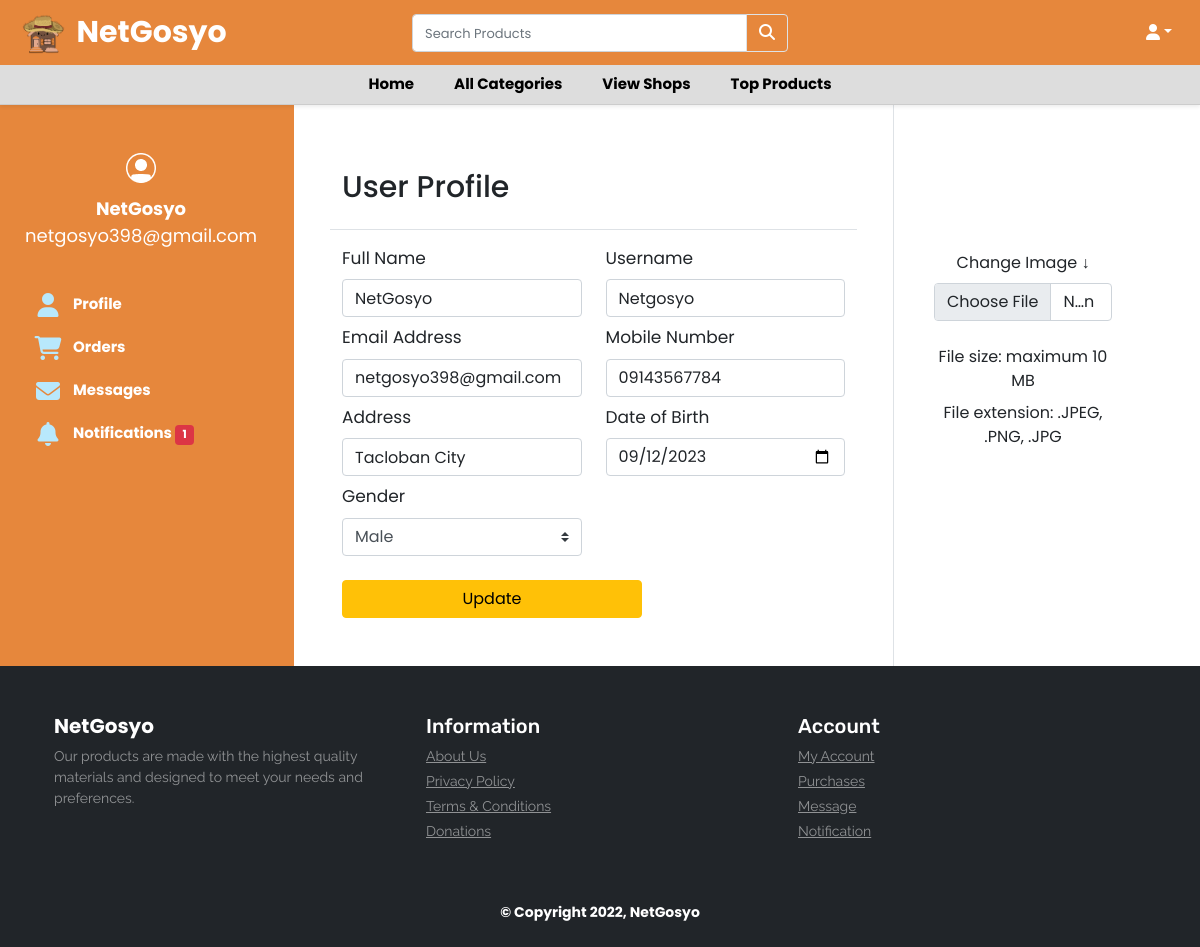
Screenshot of /user.php with the database file from the repository.
### tables this page shows
CREATE TABLE `user_form` (
  `id` int(100) NOT NULL,
  `fullname` varchar(100) NOT NULL,
  `email` varchar(100) NOT NULL,
  `username` varchar(255) NOT NULL,
  `password` varchar(100) NOT NULL,
  `checkout_pass` varchar(250) NOT NULL,
  `phonenumber` varchar(255) NOT NULL,
  `address` varchar(255) NOT NULL,
  `address2` varchar(500) NOT NULL,
  `archipelago` varchar(250) NOT NULL,
  `landmark` varchar(500) NOT NULL,
  `city` varchar(250) NOT NULL,
  `province` varchar(250) NOT NULL,
  `zip` varchar(250) NOT NULL,
  `dateofbirth` varchar(255) NOT NULL,
  `gender` varchar(255) NOT NULL,
  `image` varchar(255) NOT NULL,
  `shopname` varchar(250) NOT NULL DEFAULT 'user',
  `shopdesc` varchar(5000) NOT NULL,
  `vkey` varchar(50) NOT NULL,
  `verify_token` varchar(100) NOT NULL,
  `verified` tinyint(1) NOT NULL DEFAULT 0,
  `register_date` timestamp NOT NULL DEFAULT current_timestamp() ON UPDATE current_timestamp(),
  `id_pic` varchar(255) DEFAULT NULL,
  `has_verified_badge` tinyint(1) DEFAULT NULL,
  `is_banned` tinyint(1) NOT NULL DEFAULT 0,
  `number_verified` tinyint(4) NOT NULL DEFAULT 0
);

### user.php (the view, shortened to what this page needs)
<?php
include('header.php');
include('config.php');
$username = $_SESSION["user_id"];
$findresult = mysqli_query($conn, "SELECT * FROM user_form WHERE id = '$user_id'");
if ($res = mysqli_fetch_array($findresult)) {
	$fullname = $res['fullname'] ?? '';
	$username = $res['username']  ?? '';
	$email = $res['email']  ?? '';
	$phonenumber = $res['phonenumber']  ?? '';
	$address = $res['address']  ?? '';
	$dateofbirth = $res['dateofbirth']  ?? '';
	$gender = $res['gender']  ?? '';
	$image = $res['image']  ?? '';
}
?>
<!DOCTYPE html>
<html>
<head>
    <link rel="stylesheet" type="text/css" href="user_profile/css/style1.css">
    <link href="https://cdn.jsdelivr.net/npm/bootstrap@5.0.0-alpha1/dist/css/bootstrap.min.css" rel="stylesheet">
    <link href="https://cdn.jsdelivr.net/npm/bootstrap@5.0.0-alpha1/dist/js/bootstrap.bundle.min.js" rel="stylesheet">
    <link href="https://cdnjs.cloudflare.com/ajax/libs/jquery/3.2.1/jquery.min.js" rel="stylesheet">
    <link rel="stylesheet" href="https://cdnjs.cloudflare.com/ajax/libs/font-awesome/6.2.0/css/all.min.css"
 />
</head>
<body>
    <form action="" method="post" enctype='multipart/form-data'>
        <div class="mt-6 mb-6">
            <div class="row">
                <div class="col-3 color_left">
                    <div class="d-flex flex-column align-items-center text-center p-3 py-1 pt-5">
                        <div style="max-width:150px">
                            <?php if ($image == NULL) {
								echo '<img src="user_profile/profile.png" class="img-fluid">';
							} else {
								echo '<img src="user-profiles/' . $image . '" class="rounded-circle img-fluid " style="height:150px; width: 150px;">';
							}
							?>
                        </div>
                        <span class="font-weight-bold"><?php echo $fullname; ?></span><span
                            class=><?php echo $email; ?></span><span> </span>
                    </div>
                    <nav id="navbar" class="nav-menu navbar">
                        <ul style="list-style: none;">
                            <?php if ($_SESSION['role'] == 'user') { ?>
                            <li><a href="user.php" class="nav-link scrollto ml-3"><i class="fa-solid fa-user"
                                        style="width:42px;text-align:center"></i> <span>Profile</span></a></li>
                            <li><a href="orders.php" class="nav-link scrollto ml-3"><i class="fa-solid fa-cart-shopping"
                                        style="width:42px;text-align:center"></i> <span>Purchases</span></a></li>
                            <li><a href="messages.php" class="nav-link scrollto ml-3"><i class="fa-solid fa-envelope"
                                        style="width:42px;text-align:center"></i> <span>Messages</span></a></li>
                            <li><a href="notifications.php" class="nav-link scrollto ml-3"><i class="fa-solid fa-bell"
                                        style="width:42px;text-align:center"></i> <span>Notifications <span
                                            class="badge badge-danger"><?= mysqli_num_rows($notifications) ?></span></span></a>
                            </li>
                            <li><a href="user-changepass.php" class="nav-link scrollto ml-3"><i class="fa-solid fa-cog"
                                        style="width:42px;text-align:center"></i> <span>Change Password</span></a></li>
                            <?php } else { ?>
                            <li><a href="user.php" class="nav-link scrollto ml-3"><i class="fa-solid fa-user"
                                        style="width:42px;text-align:center"></i> <span>Profile</span></a></li>
                            <li><a href="orders.php" class="nav-link scrollto ml-3"><i class="fa-solid fa-cart-shopping"
                                        style="width:42px;text-align:center"></i> <span>Orders</span></a></li>
                            <li><a href="messages.php" class="nav-link scrollto ml-3"><i class="fa-solid fa-envelope"
                                        style="width:42px;text-align:center"></i> <span>Messages</span></a></li>
                            <li><a href="notifications.php" class="nav-link scrollto ml-3"><i class="fa-solid fa-bell"
                                        style="width:42px;text-align:center"></i> <span>Notifications <span
                                            class="badge badge-danger"><?= mysqli_num_rows($notifications) ?></span></span></a>
                            </li>
                            <?php } ?>
                        </ul>
                    </nav>
                </div>
                <div class="row col-6 border-right pr-0">
                    <div class="p-5 py-5">
                        <div class="d-flex justify-content-between align-items-center mt-3 mb-3">
                            <h4 class="text-right" style="font-size: 30px;">User Profile</h4>
                        </div>
                        <div class="row mt-2 border-top">
                            <div class="mt-3 col-md-6"><label class="labels" style="font-size: 17px;">Full Name</label>
                                <input type="text" name="fullname" placeholder="Enter your fullname"
                                    class="form-control" value="<?php echo $fullname; ?>">
                            </div>
                            <div class="mt-3 col-md-6"><label class="labels" style="font-size: 17px;">Username</label>
                                <input type="text" name="username" placeholder="Enter your username"
                                    class="form-control" value="<?php echo $username; ?>">
                            </div>
                            <div class="mt-2 col-md-6"><label class="labels" style="font-size: 17px;">Email
                                    Address</label>
                                <input type="text" name="emails" placeholder="Enter your email address"
                                    class="form-control" value="<?php echo $email; ?>">
                            </div>
                            <div class="mt-2 col-md-6"><label class="labels" style="font-size: 17px;">Mobile
                                    Number</label>
                                <input type="text" name="number" placeholder="Enter your mobile number"
                                    class="form-control" value="<?php echo $phonenumber; ?>">
                            </div>
                            <div class="mt-2 col-md-6"><label class="labels" style="font-size: 17px;">Address</label>
                                <input type="text" name="address" placeholder="Enter your address" class="form-control"
                                    value="<?php echo $address; ?>">
                            </div>
                            <div class="mt-2 col-md-6"><label class="labels" style="font-size: 17px;">Date of
                                    Birth</label>
                                <input type="date" name="datebirth" class="form-control"
                                    value="<?php echo $dateofbirth; ?>">
                            </div>
                            <div class="mt-2 mb-4 col-md-6"><label class="labels"
                                    style="font-size: 17px;">Gender</label>
                                <select name="Gender" class="custom-select" id="gender">
                                    <?php if (empty($gender['gender'])) { ?>
                                    <option selected><?php echo $gender; ?></option>
                                    <?php } else { ?>
                                    <option selected><?php echo $gender; ?></option>
                                    <?php } ?>
                                </select>
                            </div>
                        </div>
                        <input type="submit" value="Update" name="update_user" class="btn btn-warning">
                    </div>
    </form>
    <div class="row col-3">
        <div class="p-5 py-5">
            <div class="d-flex justify-content-between align-items-center mt-3 mb-3">
            </div>
            <div class="d-flex flex-column align-items-center text-center p-1 py-6">
                <div style="max-width:256px">
                    <?php if ($image == NULL) {
						echo '<img src="user_profile/profile.png" class="img-fluid">';
					} else {
						echo '<img src="user-profiles/' . $image . '" style="height:80px; width: 80px; " class="rounded-circle img-fluid>';
					}
					?>
                </div>
                <div class="form-group">
                    <br>
                    <label>Change Image &#8595;</label>
                    <input class="form-control" type="file" name="image" style="width:100%;">
                    <br>
                    <label>File size: maximum 10 MB</label>
                    <label>File extension: .JPEG, .PNG, .JPG</label>
                </div>
            </div>
        </div>
    </div>
</body>
</html>
<?php
include('footer.php');
?>

### css/style-header.css (style rules this page uses)
nav { display: flex; align-content: center; justify-content: space-between; }
input { background: transparent; border: 0px; outline: 0px; width: 300px; margin-left: 5px; padding-top: 0px; }
.navbar { font-family: "Poppins", sans-serif; font-weight: bold; }
nav { transition: background-color 0.5s ease; opacity: 1; transition: transform .2s cubic-bezier(0.64,0.04,0.26,0.87), opacity .5s cubic-bezier(0.64,0.04,0.26,0.87); }

### user_profile/css/style1.css (style rules this page uses)
* { font-family: 'Poppins', sans-serif; }
body { min-height: 100vh; align-items: center; justify-content: center; background: #E6873C; }
input::placeholder { font-size: small; opacity: .5; }
.color_left { background: #E6873C; color: white; font-size: large; }
.labels { font-size: 12px }
.nav-menu { padding: 30px 0 0 0; margin-top: 20px; }
.nav-menu * { margin: 0; padding: 0; list-style: none; }
.nav-menu>ul>li { position: relative; white-space: nowrap; }
.nav-menu a, .nav-menu a:focus { display: flex; align-items: center; color: white; padding: 12px 15px; margin-bottom: -5px; transition: 0.3s; font-size: 15px; }
.nav-menu a i, .nav-menu a:focus i { font-size: 24px; padding-right: 8px; color: #B8E8FC; }

### user.php (style rules this page uses)
body { overflow-x: hidden; }

### rows the page displays
user_form: fullname "NetGosyo", email "netgosyo398@gmail.com", username "Netgosyo", emails "netgosyo398@gmail.com", number "09143567784", address "Tacloban City", datebirth "09/12/2023", Gender "Male"

### other values shown
mysqli_num_rows($notifications) "1"
